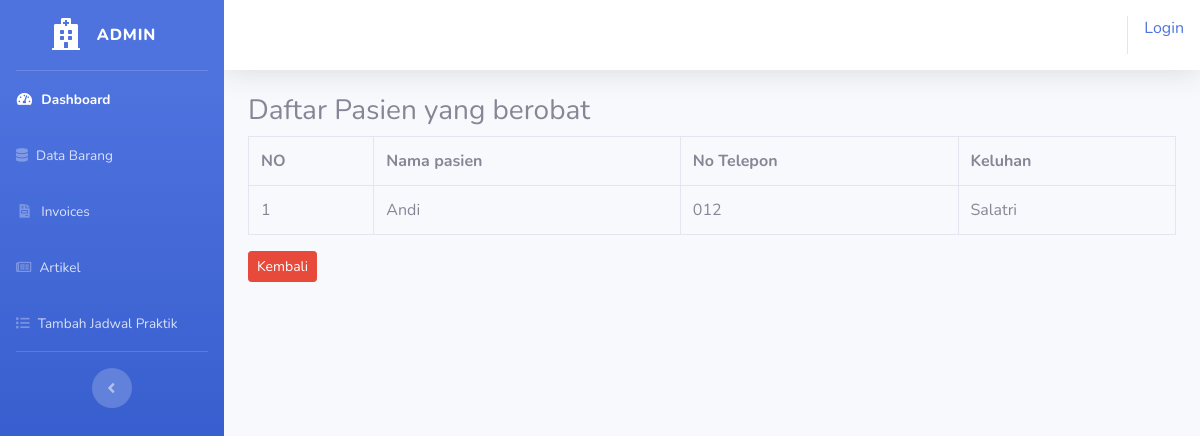
/index.php/admin/daftar/pasien/2, run on the app's committed database.
### tables this page shows
CREATE TABLE `tb_pasien` (
  `id_pasien` int(11) NOT NULL,
  `id_praktik` int(11) NOT NULL,
  `nama_pasien` varchar(50) NOT NULL,
  `tlp_pasien` varchar(20) NOT NULL,
  `keluhan` varchar(300) NOT NULL
);

### application/controllers/admin/daftar.php (called while the page is built, shortened)
<?php
class Daftar extends CI_Controller{
    public function pasien($id_praktik){
        $data['praktik'] = $this->model_daftar->pasien($id_praktik);
        $this->load->view('templates-admin/header');
        $this->load->view('templates-admin/sidebar');
        $this->load->view('admin/pasien',$data);
        $this->load->view('templates-admin/footer');
    }
}

### index.php (called while the page is built, shortened)
<?php
require_once BASEPATH.'core/CodeIgniter.php';

### application/models/model_daftar.php (called while the page is built, shortened)
<?php
class Model_daftar extends CI_Model{
    public function pasien($id_pratik){
        $result = $this->db->where('id_praktik',$id_pratik)->get('tb_pasien');
        if($result->num_rows() > 0){
            return $result->result();
        }else{
            return array();
        }
    }
}

### application/views/admin/pasien.php (the view)
<div class="container-fluid">
    <h3>Daftar Pasien yang berobat</h3>
    <table class="table table-bordered">
        <tr>
            <th>NO</th>
            <th>Nama pasien</th>
            <th>No Telepon</th>
            <th>Keluhan</th>
        </tr>
        <?php
        $no=1;
        foreach ($praktik as $prk) :  ?>
            <tr>
                <td><?php echo $no++ ?></td>
                <td><?php echo $prk->nama_pasien ?></td>
                <td><?php echo $prk->tlp_pasien ?></td>
                <td><?php echo $prk->keluhan ?></td>
            </tr>
        <?php endforeach; ?>
    </table>
    <?php echo anchor('admin/daftar/index/','<div class="btn btn-sm btn-danger">Kembali</div>') ?>
</div>

### data on the page
tb_pasien: nama_pasien "Andi", tlp_pasien "012", keluhan "Salatri"

### other printed values
anchor('auth/login','Login') "Login"
